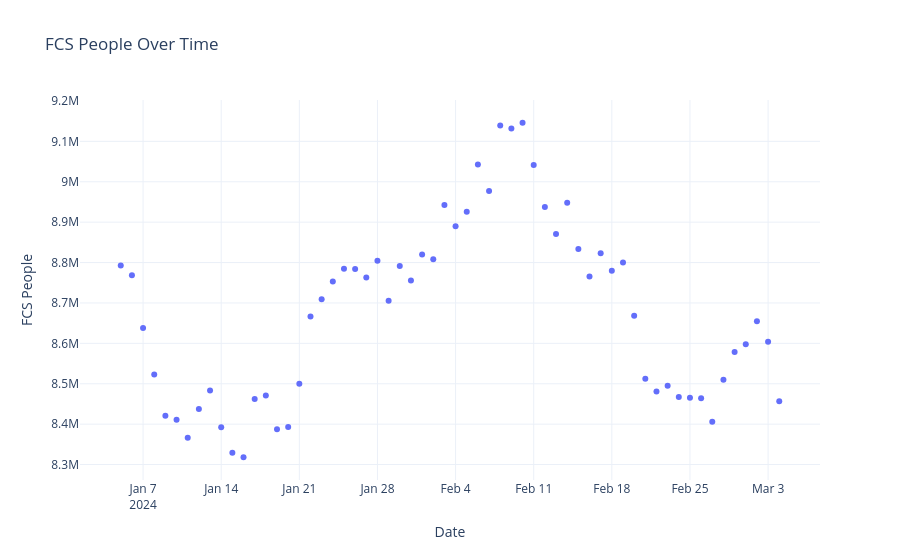

The notebook cell saved with this chart:
### Code cell
def plot_scatter_fcs(popul_grouped):
    fig = px.scatter(
        popul_grouped,
        x="date",
        y="fcs people",
        title="FCS People Over Time"
    )
    fig.update_layout(
        xaxis_title="Date",
        yaxis_title="FCS People",
        template="plotly_white"
    )
    fig.show()

# Appel de la fonction
plot_scatter_fcs(popul_grouped)
